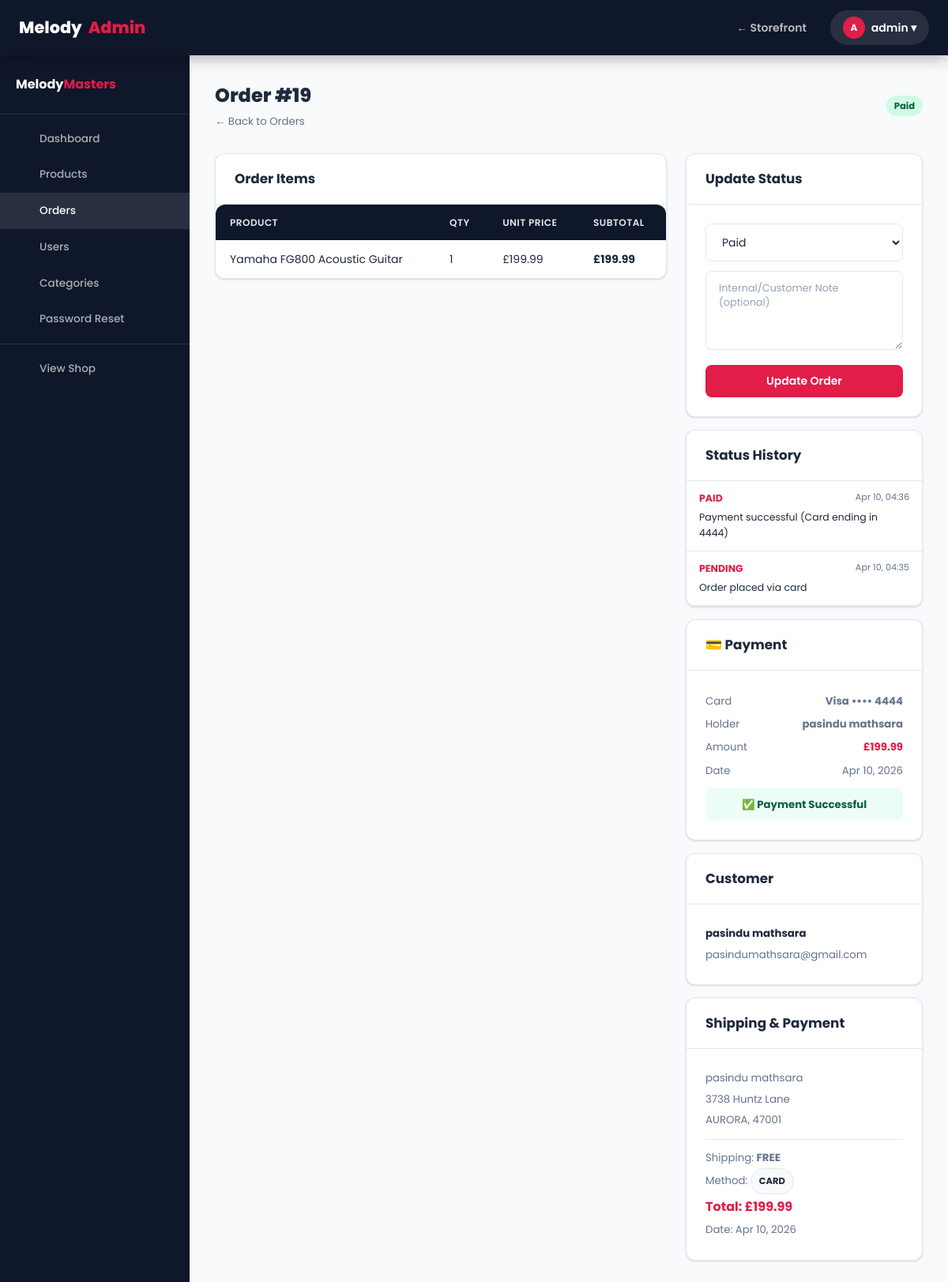
/admin/manage_orders.php?id=19 (signed in), run on the app's committed database.
### tables this page shows
CREATE TABLE `orders` (
  `id` int(11) NOT NULL,
  `user_id` int(11) NOT NULL,
  `total_amount` decimal(10,2) NOT NULL,
  `shipping_cost` decimal(10,2) NOT NULL DEFAULT 0.00,
  `status` enum('pending','paid','processing','shipped','delivered','cancelled') NOT NULL DEFAULT 'pending',
  `shipping_name` varchar(150) DEFAULT NULL,
  `shipping_address` text DEFAULT NULL,
  `shipping_city` varchar(100) DEFAULT NULL,
  `shipping_zip` varchar(20) DEFAULT NULL,
  `payment_method` enum('card','bank_transfer','cash_on_delivery') NOT NULL DEFAULT 'card',
  `tracking_note` varchar(255) DEFAULT NULL,
  `created_at` timestamp NOT NULL DEFAULT current_timestamp()
);

CREATE TABLE `order_items` (
  `id` int(11) NOT NULL,
  `order_id` int(11) NOT NULL,
  `product_id` int(11) DEFAULT NULL,
  `quantity` int(11) NOT NULL,
  `price` decimal(10,2) NOT NULL
);

CREATE TABLE `products` (
  `id` int(11) NOT NULL,
  `category_id` int(11) DEFAULT NULL,
  `name` varchar(150) NOT NULL,
  `description` text DEFAULT NULL,
  `price` decimal(10,2) NOT NULL,
  `shipping_cost` decimal(10,2) DEFAULT 0.00,
  `stock` int(11) DEFAULT 0,
  `image` varchar(255) DEFAULT NULL,
  `created_at` timestamp NOT NULL DEFAULT current_timestamp(),
  `product_type` enum('physical','digital') NOT NULL DEFAULT 'physical',
  `digital_file` varchar(255) DEFAULT NULL
);

CREATE TABLE `order_status_history` (
  `id` int(11) NOT NULL,
  `order_id` int(11) NOT NULL,
  `status` varchar(50) NOT NULL,
  `note` varchar(255) DEFAULT NULL,
  `created_by` varchar(100) DEFAULT 'system',
  `created_at` timestamp NOT NULL DEFAULT current_timestamp()
);

CREATE TABLE `payments` (
  `id` int(11) NOT NULL,
  `order_id` int(11) NOT NULL,
  `amount` decimal(10,2) NOT NULL,
  `card_last4` varchar(4) NOT NULL,
  `card_holder` varchar(150) NOT NULL,
  `card_type` varchar(20) DEFAULT 'Unknown',
  `status` enum('success','failed') NOT NULL DEFAULT 'success',
  `created_at` datetime DEFAULT current_timestamp()
);

CREATE TABLE `users` (
  `id` int(11) NOT NULL,
  `name` varchar(100) NOT NULL,
  `email` varchar(100) NOT NULL,
  `password` varchar(255) NOT NULL,
  `role` enum('admin','staff','customer') DEFAULT 'customer',
  `created_at` timestamp NOT NULL DEFAULT current_timestamp()
);

### admin/manage_orders.php (the view, shortened to what this page needs)
<?php
require_once '../includes/functions.php';
$viewId      = (int)($_GET['id']     ?? 0);
if ($viewId > 0) {
    $oStmt = $conn->prepare(
        "SELECT o.*, u.name AS customer, u.email
         FROM orders o JOIN users u ON u.id=o.user_id
         WHERE o.id=?"
    );
    $oStmt->bind_param("i", $viewId);
    $oStmt->execute();
    $order = $oStmt->get_result()->fetch_assoc();
    $iStmt = $conn->prepare(
        "SELECT oi.*, p.name AS pname FROM order_items oi
         LEFT JOIN products p ON p.id=oi.product_id WHERE oi.order_id=?"
    );
    $iStmt->bind_param("i", $viewId);
    $iStmt->execute();
    $items = $iStmt->get_result();
    $pmtStmt = $conn->prepare("SELECT * FROM payments WHERE order_id=? LIMIT 1");
    $pmtStmt->bind_param("i", $viewId);
    $pmtStmt->execute();
    $payment = $pmtStmt->get_result()->fetch_assoc();
    $hStmt = $conn->prepare("SELECT * FROM order_status_history WHERE order_id=? ORDER BY created_at DESC");
    $hStmt->bind_param("i", $viewId);
    $hStmt->execute();
    $history = $hStmt->get_result();
    require_once 'includes/admin_header.php';
    ?>
    <div class="admin-header-bar">
      <div>
        <h1 class="admin-title">Order #<?php echo $viewId; ?></h1>
        <a href="<?php echo BASE_URL; ?>/admin/manage_orders.php" style="font-size:.83rem;color:var(--muted);">← Back to Orders</a>
      </div>
      <?php echo statusBadge($order['status']); ?>
    </div>
    <div style="display:grid;grid-template-columns:1fr 300px;gap:24px;align-items:start;">
      <div class="card">
        <div class="card-header"><span class="card-title">Order Items</span></div>
        <div class="table-wrap" style="box-shadow:none;">
          <table>
            <thead><tr><th>Product</th><th>Qty</th><th>Unit Price</th><th>Subtotal</th></tr></thead>
            <tbody>
              <?php while ($it = $items->fetch_assoc()): ?>
                <tr>
                  <td><?php echo sanitize($it['pname'] ?? 'Deleted Product'); ?></td>
                  <td><?php echo $it['quantity']; ?></td>
                  <td><?php echo formatPrice($it['price']); ?></td>
                  <td style="font-weight:700;"><?php echo formatPrice($it['price']*$it['quantity']); ?></td>
                </tr>
              <?php endwhile; ?>
            </tbody>
          </table>
        </div>
      </div>
      <div>
        <div class="card" style="margin-bottom:16px;">
          <div class="card-header"><span class="card-title">Update Status</span></div>
          <div class="card-body">
            <form method="POST">
              <select name="status" class="form-control" style="margin-bottom:12px;">
                <?php foreach (['pending','paid','processing','shipped','delivered','cancelled'] as $s): ?>
                  <option value="<?php echo $s; ?>" <?php echo $order['status']===$s?'selected':''; ?>>
                    <?php echo ucfirst($s); ?>
                  </option>
                <?php endforeach; ?>
              </select>
              <textarea name="status_note" class="form-control" rows="2" placeholder="Internal/Customer Note (optional)" style="margin-bottom:12px;font-size:.8rem;"></textarea>
              <button type="submit" class="btn btn-primary btn-block">Update Order</button>
            </form>
          </div>
        </div>
        <div class="card" style="margin-bottom:16px;">
          <div class="card-header"><span class="card-title">Status History</span></div>
          <div class="card-body" style="font-size:.78rem;padding:0;">
            <?php while ($h = $history->fetch_assoc()): ?>
              <div style="padding:12px 16px;border-bottom:1px solid var(--border);">
                <div style="display:flex;justify-content:space-between;margin-bottom:4px;">
                  <strong style="color:var(--accent);"><?php echo strtoupper($h['status']); ?></strong>
                  <span style="color:var(--muted);font-size:.7rem;"><?php echo date('M d, H:i', strtotime($h['created_at'])); ?></span>
                </div>
                <div style="color:var(--text);"><?php echo sanitize($h['note']); ?></div>
              </div>
            <?php endwhile; ?>
          </div>
        </div>
        <?php if ($payment): ?>
          <div class="card" style="margin-bottom:16px;">
            <div class="card-header"><span class="card-title">💳 Payment</span></div>
            <div class="card-body" style="font-size:.83rem;color:var(--muted);line-height:2.2;">
              <div style="display:flex;justify-content:space-between;">
                <span>Card</span>
                <strong><?php echo sanitize($payment['card_type']); ?> •••• <?php echo sanitize($payment['card_last4']); ?></strong>
              </div>
              <div style="display:flex;justify-content:space-between;">
                <span>Holder</span>
                <strong><?php echo sanitize($payment['card_holder']); ?></strong>
              </div>
              <div style="display:flex;justify-content:space-between;">
                <span>Amount</span>
                <strong style="color:var(--accent);"><?php echo formatPrice($payment['amount']); ?></strong>
              </div>
              <div style="display:flex;justify-content:space-between;">
                <span>Date</span>
                <span><?php echo formatDate($payment['created_at']); ?></span>
              </div>
              <div style="margin-top:8px;padding:6px 10px;background:var(--success-bg);border-radius:6px;color:#065f46;font-weight:700;text-align:center;">
                ✅ Payment Successful
              </div>
            </div>
          </div>
        <?php endif; ?>
        <div class="card" style="margin-bottom:16px;">
          <div class="card-header"><span class="card-title">Customer</span></div>
          <div class="card-body" style="font-size:.83rem;color:var(--muted);line-height:2;">
            <strong style="color:var(--text);"><?php echo sanitize($order['customer']); ?></strong><br>
            <?php echo sanitize($order['email']); ?>
          </div>
        </div>
        <div class="card">
          <div class="card-header"><span class="card-title">Shipping & Payment</span></div>
          <div class="card-body" style="font-size:.83rem;color:var(--muted);line-height:2;">
            <?php echo sanitize($order['shipping_name'] ?? ''); ?><br>
            <?php echo sanitize($order['shipping_address'] ?? ''); ?><br>
            <?php echo sanitize($order['shipping_city'] ?? ''); ?>, <?php echo sanitize($order['shipping_zip'] ?? ''); ?>
            <hr style="border:none;border-top:1px solid var(--border);margin:10px 0;">
            Shipping: <strong><?php echo $order['shipping_cost']>0 ? formatPrice($order['shipping_cost']) : 'FREE'; ?></strong><br>
            Method: <span class="badge" style="background:var(--bg);color:var(--text);border:1px solid var(--border);"><?php echo strtoupper(str_replace('_',' ',$order['payment_method']??'CARD')); ?></span><br>
            <strong style="color:var(--accent);font-size:1rem;">Total: <?php echo formatPrice($order['total_amount']); ?></strong><br>
            Date: <?php echo formatDate($order['created_at']); ?>
          </div>
        </div>
      </div>
    </div>
    <?php
    require_once 'includes/admin_footer.php';
    exit();
}
require_once 'includes/admin_header.php';
?>
<?php require_once 'includes/admin_footer.php'; ?>

### includes/functions.php (shortened to what this page needs)
<?php
function sanitize(string $data): string {
    return htmlspecialchars(strip_tags(trim($data)), ENT_QUOTES, 'UTF-8');
}
function formatPrice(float $price): string {
    return '£' . number_format($price, 2);
}
function formatDate(string $date): string {
    return date('M j, Y', strtotime($date));
}
function statusBadge(string $status): string {
    $map = [
        'pending'    => 'badge-pending',
        'paid'       => 'badge-paid',
        'processing' => 'badge-processing',
        'shipped'    => 'badge-shipped',
        'delivered'  => 'badge-delivered',
        'cancelled'  => 'badge-cancelled',
    ];
    $class = $map[$status] ?? 'badge-pending';
    return "<span class=\"badge $class\">" . ucfirst(htmlspecialchars($status)) . "</span>";
}

### assets/css/style.css (style rules this page uses)
:root { --primary: #0f172a; --primary-light: #1e293b; --accent: #e11d48; --accent-dark: #be123c; --accent-light: #fef2f2; --bg: #f8fafc; --white: #ffffff; --text: #1e293b; --muted: #64748b; --border: #e2e8f0; --success: #10b981; --success-bg: #ecfdf5; --warning: #f59e0b; --warning-bg: #fffbeb; --danger: #ef4444; --danger-bg: #fef2f2; --info: #3b82f6; --info-bg: #eff6ff; --shadow: 0 1px 3px rgba(0,0,0,.10), 0 1px 2px rgba(0,0,0,.06); --shadow-md: 0 4px 12px rgba(0,0,0,.10); --shadow-lg: 0 10px 30px rgba(0,0,0,.12); --shadow-xl: 0 20px 50px rgba(0,0,0,.15); --radius: 12px; --radius-sm: 8px; --radius-lg: 20px; --radius-full: 9999px; --transition: all .22s ease; --nav-h: 70px; }
*, *::before, *::after { margin:0; padding:0; box-sizing:border-box; }
html { scroll-behavior:smooth; }
body { font-family:'Poppins',sans-serif; background:var(--bg); color:var(--text); line-height:1.6; min-height:100vh; display:flex; flex-direction:column; }
a { text-decoration:none; color:inherit; }
input,select,textarea,button { font-family:inherit; }
.btn { display:inline-flex; align-items:center; justify-content:center; gap:8px; padding:10px 22px; border-radius:var(--radius-sm); font-size:.875rem; font-weight:600; cursor:pointer; transition:var(--transition); border:none; white-space:nowrap; text-decoration:none; }
.btn-primary { background:var(--accent); color:#fff; }
.btn-block { width:100%; }
.form-control { width:100%; padding:12px 16px; border:1.5px solid var(--border); border-radius:var(--radius-sm); font-size:.875rem; color:var(--text); background:#fff; transition:var(--transition); outline:none; }
.form-control::placeholder { color:#94a3b8; }
textarea.form-control { resize:vertical; min-height:100px; }
.card { background:#fff; border-radius:var(--radius); box-shadow:var(--shadow); border:1px solid var(--border); overflow:hidden; }
.card-header { padding:18px 24px; border-bottom:1px solid var(--border); display:flex; align-items:center; justify-content:space-between; }
.card-title { font-size:1.05rem; font-weight:700; }
.card-body { padding:24px; }
.table-wrap { overflow-x:auto; border-radius:var(--radius); box-shadow:var(--shadow); }
table { width:100%; border-collapse:collapse; background:#fff; }
thead th { background:var(--primary); color:rgba(255,255,255,.9); font-size:.75rem; font-weight:600; text-transform:uppercase; letter-spacing:.5px; padding:13px 18px; text-align:left; white-space:nowrap; }
tbody tr { border-bottom:1px solid var(--border); transition:var(--transition); }
tbody tr:last-child { border-bottom:none; }
tbody td { padding:13px 18px; font-size:.875rem; vertical-align:middle; }
.badge { display:inline-flex; align-items:center; padding:4px 10px; border-radius:var(--radius-full); font-size:.72rem; font-weight:700; }
.badge-paid { background:#d1fae5; color:#065f46; }
.admin-header-bar { display:flex; align-items:center; justify-content:space-between; margin-bottom:28px; flex-wrap:wrap; gap:12px; }
.admin-title { font-size:1.5rem; font-weight:800; }

### data on the page
orders: status "Paid", user.name "pasindu mathsara", user.email "pasindumathsara@gmail.com", shipping_name "pasindu mathsara", shipping_address "3738 Huntz Lane", shipping_city "AURORA", shipping_zip "47001", payment_method "CARD", total_amount "£199.99", created_at "Apr 10, 2026"
order_items: product.name "Yamaha FG800 Acoustic Guitar", quantity "1", price "£199.99", formatPrice($it['price']*$it['quantity']) "£199.99"
order_status_history: status "PAID", created_at "Apr 10, 04:36", note "Payment successful (Card ending in 4444)"
order_status_history: status "PENDING", created_at "Apr 10, 04:35", note "Order placed via card"
payments: card_type "Visa", card_last4 "4444", card_holder "pasindu mathsara", amount "£199.99", created_at "Apr 10, 2026"

### other printed values
substr($_SESSION['user_name'],0,1) "A"
explode(' ',$_SESSION['user_name'])[0] "admin"
$viewId "19"
